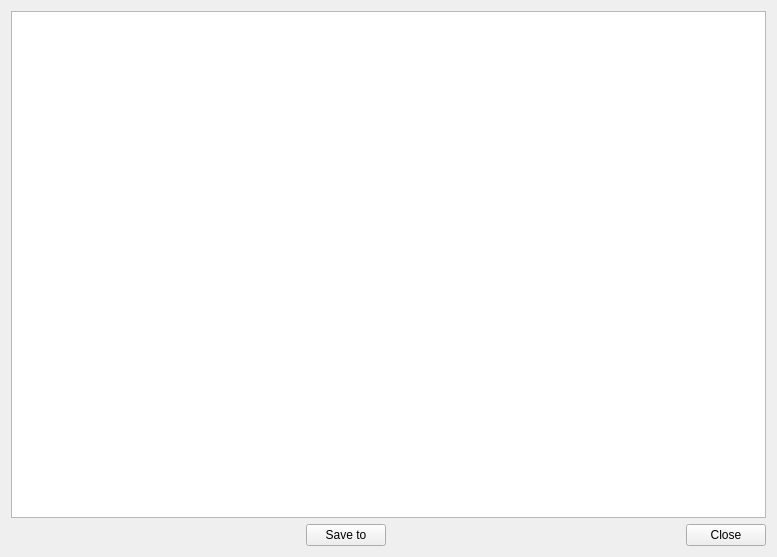
<?xml version="1.0" encoding="UTF-8"?>
<ui version="4.0">
 <class>DisassemblyWindow</class>
 <widget class="QWidget" name="DisassemblyWindow">
  <property name="geometry">
   <rect>
    <x>0</x>
    <y>0</y>
    <width>777</width>
    <height>557</height>
   </rect>
  </property>
  <property name="windowTitle">
   <string>Disassembly view</string>
  </property>
  <layout class="QVBoxLayout" name="verticalLayout_2">
   <item>
    <layout class="QVBoxLayout" name="verticalLayout">
     <item>
      <widget class="QPlainTextEdit" name="ASMPlainTextEdit"/>
     </item>
     <item>
      <layout class="QHBoxLayout" name="horizontalLayout">
       <item>
        <spacer name="horizontalSpacer_2">
         <property name="orientation">
          <enum>Qt::Horizontal</enum>
         </property>
         <property name="sizeHint" stdset="0">
          <size>
           <width>40</width>
           <height>20</height>
          </size>
         </property>
        </spacer>
       </item>
       <item>
        <widget class="QPushButton" name="pushButton">
         <property name="text">
          <string>Save to</string>
         </property>
        </widget>
       </item>
       <item>
        <spacer name="horizontalSpacer">
         <property name="orientation">
          <enum>Qt::Horizontal</enum>
         </property>
         <property name="sizeHint" stdset="0">
          <size>
           <width>40</width>
           <height>20</height>
          </size>
         </property>
        </spacer>
       </item>
       <item>
        <widget class="QPushButton" name="pushButton_2">
         <property name="text">
          <string>Close</string>
         </property>
        </widget>
       </item>
      </layout>
     </item>
    </layout>
   </item>
  </layout>
 </widget>
 <resources/>
 <connections/>
</ui>
